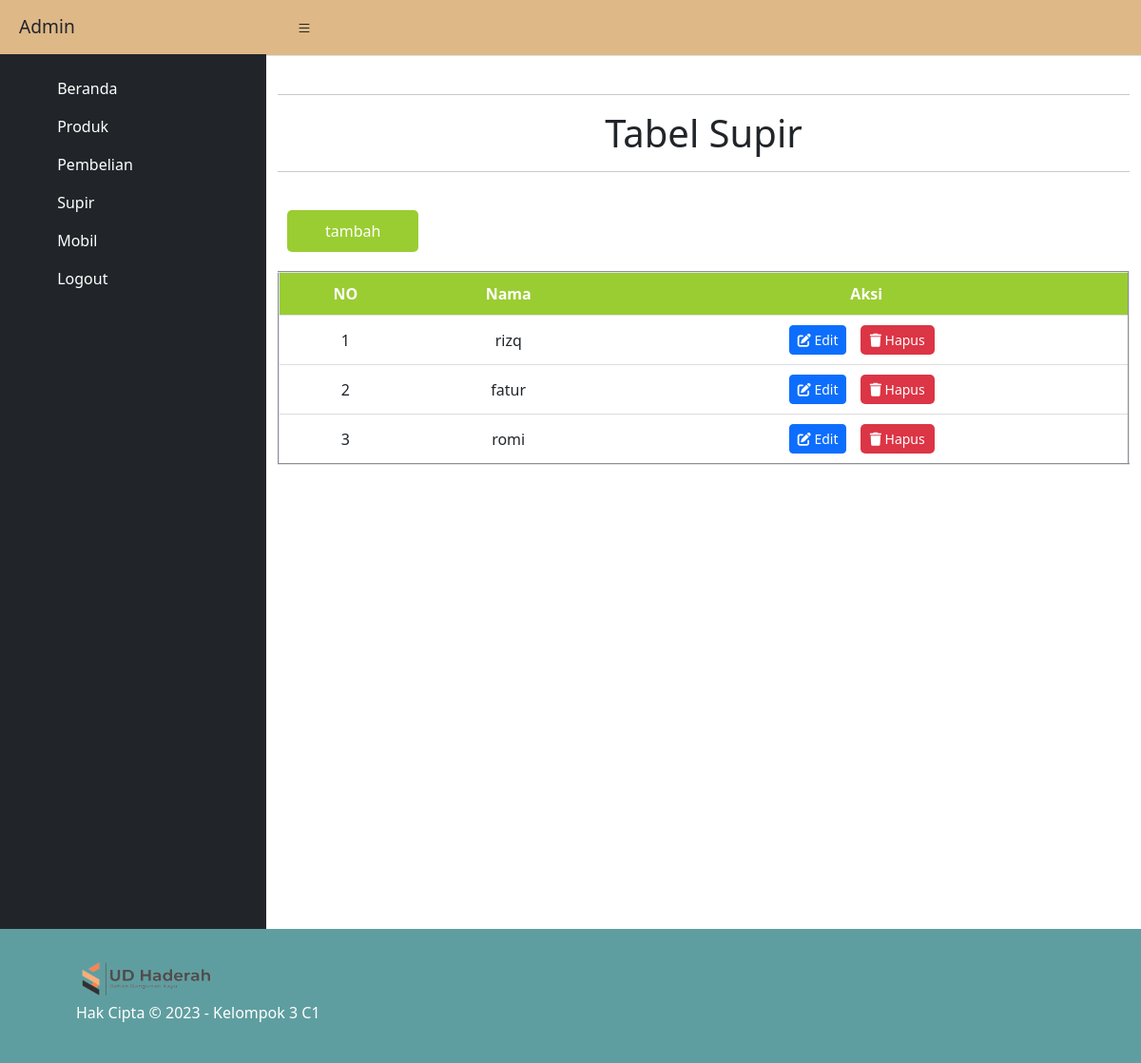
Screenshot of /admin/supir.php (signed in) with the database file from the repository.
### tables this page shows
CREATE TABLE `supir` (
  `id_supir` int(11) NOT NULL,
  `nama_supir` varchar(60) NOT NULL
);

### admin/supir.php (the view, shortened to what this page needs)
<?php
  require "../koneksi.php";
  ?>
<!DOCTYPE html>
<html lang="en">
    <head>
        <link rel="stylesheet" href="https://cdn.jsdelivr.net/npm/bootstrap-icons@1.4.1/font/bootstrap-icons.css">
        <link rel="stylesheet" href="https://cdnjs.cloudflare.com/ajax/libs/font-awesome/6.3.0/css/all.min.css" />
        <link href="https://cdn.jsdelivr.net/npm/bootstrap@5.3.0-alpha3/dist/css/bootstrap.min.css" rel="stylesheet">
        <link href="css/styles.css" rel="stylesheet" />
        <link href="style-login.css" rel="stylesheet" />
        <link href="css/popup.css" rel="stylesheet" />
        <link rel="stylesheet" href="css/produkstyls.css">
    </head>
    <body>
        <div class="d-flex" id="wrapper">
            <div id="sidebar-wrapper">
                <div class="sidebar-heading">Admin</div>
                <div class="d-flex flex-column flex-shrink-0 p-3 text-white bg-dark" style="width: 280px;">
                    <ul class="nav nav-pills flex-column mb-auto">
                      <li>
                      <a href="index.php" class="nav-link text-white">
                          <svg class="bi me-2" width="16" height="16"><use xlink:href="#home"/></svg>
                          Beranda
                        </a>
                      </li>
                      <li>
                        <a href="produk.php" class="nav-link text-white">
                          <svg class="bi me-2" width="16" height="16"><use xlink:href="#table"/></svg>
                          Produk
                        </a>
                      </li>
                      <li>
                        <a href="Pembelian.php" class="nav-link text-white">
                          <svg class="bi me-2" width="16" height="16"><use xlink:href="#table"/></svg>
                          Pembelian
                        </a>
                        <a href="supir.php" class="nav-link text-white">
                          <svg class="bi me-2" width="16" height="16"><use xlink:href="#table"/></svg>
                          Supir
                        </a>
                        <a href="mobil.php" class="nav-link text-white">
                          <svg class="bi me-2" width="16" height="16"><use xlink:href="#table"/></svg>
                          Mobil
                        </a>
                        <a href="?logout=true" class="nav-link text-white">
                          <svg class="bi me-2" width="16" height="16"><use xlink:href="#table"/></svg>
                          Logout
                        </a>
                        <br><br><br><br><br><br><br><br><br><br><br><br><br><br><br><br><br><br><br><br><br><br><br><br><br><br><br>
                  </div>
            </div>
            <div id="page-content-wrapper">
                <nav class="navbar navbar-expand-lg navbar-light border-bottom">
                    <div class="container-fluid">
                    </div>
                </nav>
                <div class="container-fluid">
                <div class="Isi">
                    <br>
                    <hr>
                    <h1 class="text-center">Tabel Supir</h1>
                    <hr>
                    <br>
                <button id="open-form-btn" class="tambahin">tambah</button>
              <form action="supir.php" method="POST">
                    <table id="tabel" class="table table-hover" border="2" cellspacing="0" width="100%">
                        <tr>
                          <th rowspan="1" bgcolor="yellowgreen">NO</th>
                          <th rowspan="1" bgcolor="yellowgreen">Nama</th>
                          <th colspan="1" bgcolor="yellow">Aksi</th>
                        </tr>
                        <?php
            $query = "SELECT * FROM supir;";
            $data = mysqli_query($koneksi,$query) ;
            $no = 0;
            while ($row = mysqli_fetch_array($data)) {
              $no ++
            ?>
                        <tr>
                          <td><?php echo $no ; ?></td>
                          <td><?php echo $row['nama_supir'] ; ?></td>
                          <td><span><a class="btn btn-sm btn-primary mr-2" href="edits.php?id=<?php echo $row["id_supir"] ?>"><i class="fas fa-edit"></i> Edit</a></span> <span><button class="btn btn-sm btn-danger" type="submit" name="hapus" value="<?php echo $row["id_supir"] ?>"><i class="fas fa-trash"></i> Hapus</button></span></td>
                        </tr>
                <?php } ?>
              </form>
                </div>
                </div>
            </div>
        </div>
        <footer>
          <div class="foot">
              <img src="../asset/gambar/Ud Haderah.png" width="150px">
              <p> Hak Cipta © 2023 - Kelompok 3 C1</p>
          </div>
      </footer>
    </body>
</html>

### admin/css/produkstyls.css (style rules this page uses)
#open-form-btn { background-color: #007bff; color: #fff; border: none; padding: 10px 20px; border-radius: 5px; font-size: 16px; cursor: pointer; }
form { display: flex; align-items: center; }
button[type="submit"] { background-color: #007bff; color: #fff; border: none; padding: 5px 10px; border-radius: 5px; font-size: 16px; cursor: pointer; margin: 0 10px; }
#tabel { margin-top: 20px; border-collapse: collapse; width: 100%; }
#tabel th { background-color: yellowgreen; color: white; text-align: center; padding: 10px; }
#tabel td { text-align: center; padding: 10px; border-bottom: 1px solid #ddd; vertical-align: middle; }
#tabel button { padding: 5px 10px; border-radius: 5px; font-size: 14px; cursor: pointer; transition: background-color 0.3s ease; }
.btn-danger { background-color: #dc3545 !important; color: #fff; }
.tambahin { padding: 10px 40px !important; margin: 0 10px; background-color: yellowgreen !important; }

### admin/supir.php (style rules this page uses)
.navbar { background-color: burlywood; padding: 0.600rem 1.25rem; }
.sidebar-heading { background-color: burlywood; }

### rows the page displays
supir: nama_supir "rizq", $row["id_supir"] 6 (drawn)
supir: nama_supir "fatur", $row["id_supir"] 7 (drawn)
supir: nama_supir "romi", $row["id_supir"] 15 (drawn)
